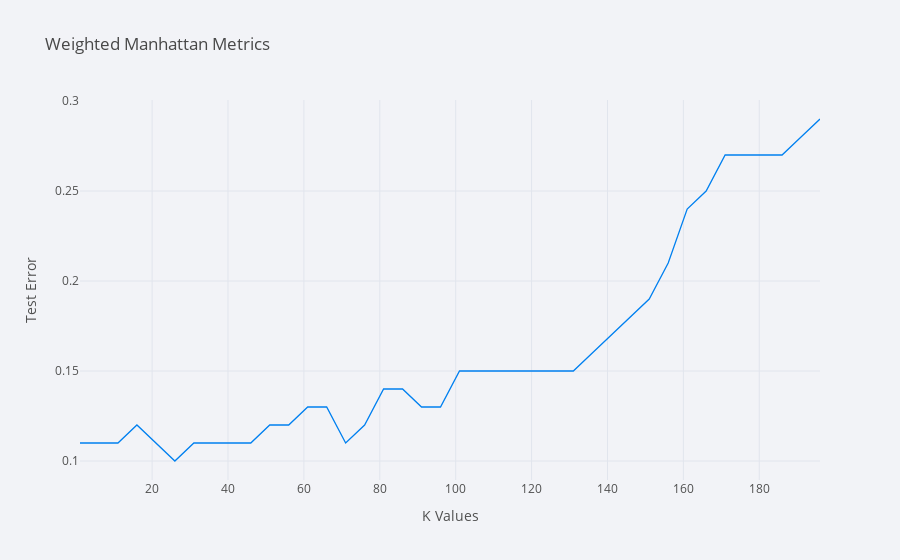

The notebook cell saved with this chart:
### Markdown cell above
~~~
Manhattan Distance
~~~

### Code cell
Optimal_k, MaxtestScore = 0, 0
Error_test = []
for k in range_k:
    knn = KNeighborsClassifier(metric='minkowski', p=1 , n_neighbors = k, weights='distance')
    Xtrain,Ytrain = dfTraining.drop(columns = ['class']), dfTraining['class']
    
    knn.fit(Xtrain, Ytrain)
    testScore = knn.score(Xtest,Ytest)
    Ypred = knn.predict(Xtest)
    Error_test.append(1-testScore)
    Train_Error_Records.append(1-knn.score(Xtrain,Ytrain))
    
    #print(testScore)
    if MaxtestScore < testScore and k>1:
        MaxtestScore = testScore
        Optimal_k = k

CF_Matrix = confusion_matrix(Ytest,Ypred)

Header_WManhattan = ['Max Test Accuracy','Best k value','Test Error','Confusion matrix','F1 Score','Training score','Precision Score']   
Content_WManhattan = [[MaxtestScore,Optimal_k,1-MaxtestScore,CF_Matrix,f1_score(Ytest,Ypred,average='weighted'),
                       knn.score(Xtrain,Ytrain),precision_score(Ytest,Ypred)]]

SummarizeTable(Header_WManhattan,Content_WManhattan)
df_k_error = pd.DataFrame({'k Values': range_k,'Testing errors':Error_test})
df_k_error.iplot(x='k Values', y='Testing errors', xTitle='K Values', yTitle='Test Error', title='Weighted Manhattan Metrics')

### Figure 1 — Plotly figure (JSON) as saved in the notebook; plotly's stock layout.template omitted (floating-point values rounded to 4 significant figures)
{"data": [{"line": {"color": "rgba(0, 128, 240, 1.0)", "dash": "solid", "shape": "linear", "width": 1.3}, "mode": "lines", "name": "Testing errors", "text": "", "type": "scatter", "x": [1, 6, 11, 16, 21, 26, 31, 36, 41, 46, 51, 56, 61, 66, 71, 76, 81, 86, 91, 96, 101, 106, 111, 116, 121, 126, 131, 136, 141, 146, 151, 156, 161, 166, 171, 176, 181, 186, 191, 196], "y": [0.11, 0.11, 0.11, 0.12, 0.11, 0.1, 0.11, 0.11, 0.11, 0.11, 0.12, 0.12, 0.13, 0.13, 0.11, 0.12, 0.14, 0.14, 0.13, 0.13, 0.15, 0.15, 0.15, 0.15, 0.15, 0.15, 0.15, 0.16, 0.17, 0.18, 0.19, 0.21, 0.24, 0.25, 0.27, 0.27, 0.27, 0.27, 0.28, 0.29]}], "layout": {"legend": {"bgcolor": "#F2F3F7", "font": {"color": "#505050"}}, "paper_bgcolor": "#F2F3F7", "plot_bgcolor": "#F2F3F7", "title": {"font": {"color": "#484848"}, "text": "Weighted Manhattan Metrics"}, "xaxis": {"gridcolor": "#E1E5ED", "showgrid": true, "tickfont": {"color": "#505050"}, "title": {"font": {"color": "#505050"}, "text": "K Values"}, "zerolinecolor": "#E1E5ED"}, "yaxis": {"gridcolor": "#E1E5ED", "showgrid": true, "tickfont": {"color": "#505050"}, "title": {"font": {"color": "#505050"}, "text": "Test Error"}, "zerolinecolor": "#E1E5ED"}}}
